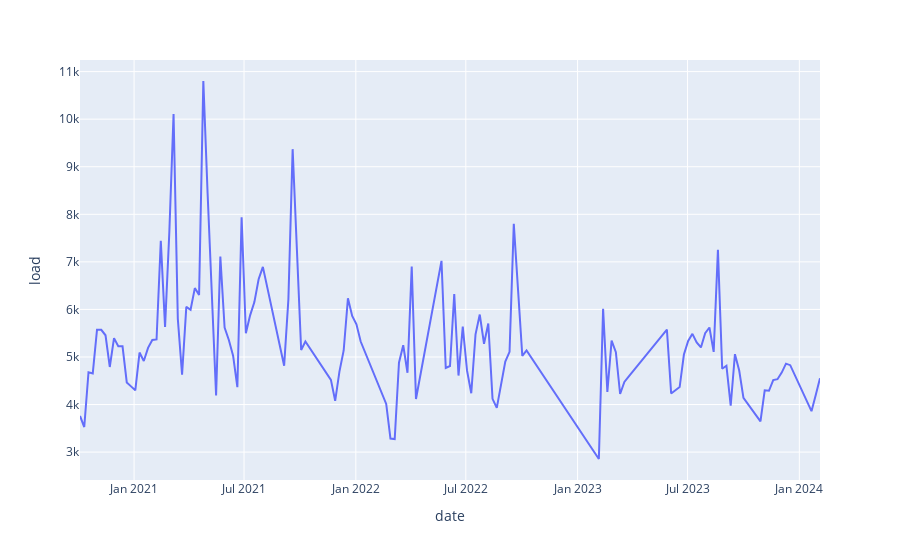

Here is the notebook cell this chart was saved with:
### Code cell
px.line(df, x='date', y='load')

### Figure 1 — Plotly figure (JSON) as saved in the notebook; plotly's stock layout.template omitted (floating-point values rounded to 4 significant figures; data arrays with more than 128 entries replaced by an {"elided": "..."} marker saying what was removed)
{"data": [{"hovertemplate": "date=%{x}<br>load=%{y}<extra></extra>", "legendgroup": "", "line": {"color": "#636efa", "dash": "solid"}, "marker": {"symbol": "circle"}, "mode": "lines", "name": "", "orientation": "v", "showlegend": false, "type": "scatter", "x": {"elided": "175 str values"}, "xaxis": "x", "y": {"elided": "175 float values"}, "yaxis": "y"}], "layout": {"legend": {"tracegroupgap": 0}, "margin": {"t": 60}, "xaxis": {"anchor": "y", "domain": [0, 1], "title": {"text": "date"}}, "yaxis": {"anchor": "x", "domain": [0, 1], "title": {"text": "load"}}}}
